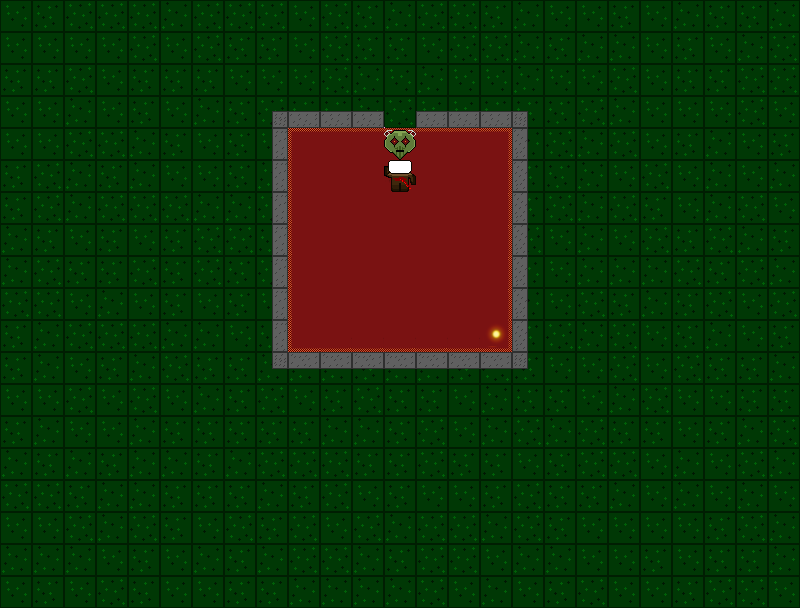

Below is a game level as drawn by its tile map, then a one-line description and the .tmx that defines it (tile-layer data replaced by summaries):
An orthogonal 25x19 tile map with 32x32 px tiles, 4 tile layers (Floor, Wall, Player, Enemies).

<map version="1.0" orientation="orthogonal" renderorder="right-down" width="25" height="19" tilewidth="32" tileheight="32" nextobjectid="1">
 <tileset firstgid="1" name="SpriteSheet" tilewidth="32" tileheight="32">
  <image source="spriteSheet.png" width="320" height="320" />
  <tile id="1">
   <properties>
    <property name="Wall" value="wall" />
   </properties>
  </tile>
  <tile id="2">
   <properties>
    <property name="Wall" value="wall" />
   </properties>
  </tile>
  <tile id="3">
   <properties>
    <property name="Wall" value="wall" />
   </properties>
  </tile>
  <tile id="11">
   <properties>
    <property name="Wall" value="wall" />
   </properties>
  </tile>
  <tile id="12">
   <properties>
    <property name="Wall" value="wall" />
   </properties>
  </tile>
  <tile id="18">
   <properties>
    <property name="Wall" value="wall" />
   </properties>
  </tile>
  <tile id="19">
   <properties>
    <property name="Weapon" value="knife" />
   </properties>
  </tile>
  <tile id="21">
   <properties>
    <property name="Door" value="closed" />
   </properties>
  </tile>
  <tile id="31">
   <properties>
    <property name="Door" value="open" />
   </properties>
  </tile>
  <tile id="32">
   <properties>
    <property name="Door" value="position" />
   </properties>
  </tile>
  <tile id="70">
   <properties>
    <property name="Enemy" value="prepare" />
   </properties>
  </tile>
  <tile id="71">
   <properties>
    <property name="Enemy" value="prepare" />
   </properties>
  </tile>
  <tile id="72">
   <properties>
    <property name="Enemy" value="prepare" />
   </properties>
  </tile>
  <tile id="73">
   <properties>
    <property name="Enemy" value="prepare" />
   </properties>
  </tile>
  <tile id="80">
   <properties>
    <property name="Enemy" value="walking" />
   </properties>
  </tile>
  <tile id="81">
   <properties>
    <property name="Enemy" value="walking" />
   </properties>
  </tile>
  <tile id="90">
   <properties>
    <property name="Enemy" value="ActOne" />
   </properties>
  </tile>
  <tile id="91">
   <properties>
    <property name="Enemy" value="ActOne" />
   </properties>
  </tile>
  <tile id="96">
   <properties>
    <property name="Player" value="IdlePlayer" />
   </properties>
  </tile>
  <tile id="97">
   <properties>
    <property name="Player" value="IdlePlayer" />
   </properties>
  </tile>
  <tile id="98">
   <properties>
    <property name="Player" value="IdlePlayer" />
   </properties>
  </tile>
  <tile id="99">
   <properties>
    <property name="Player" value="IdlePlayer" />
   </properties>
  </tile>
 </tileset>
 <layer name="Floor" width="25" height="19">
  <data>[475 cells, 475 non-empty, 12 distinct tile ids]</data>
 </layer>
 <layer name="Wall" width="25" height="19">
  <data>[475 cells, 428 non-empty, 15 distinct tile ids]</data>
 </layer>
 <layer name="Player" width="25" height="19">
  <data>[475 cells, 1 non-empty, 1 distinct tile ids]</data>
 </layer>
 <layer name="Enemies" width="25" height="19">
  <data>[475 cells, 1 non-empty, 1 distinct tile ids]</data>
 </layer>
</map>